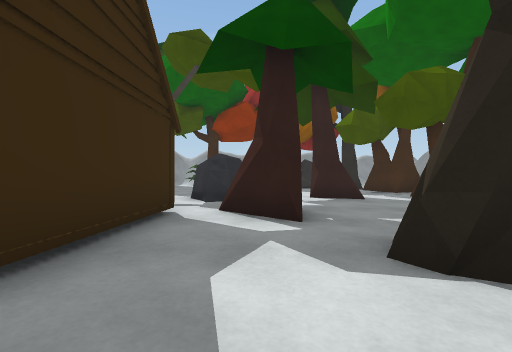
[1] (above)

16 first-person views from a walk through a 3-D level made in the Unity game engine. The camera is 1.2 m above the floor, looks level and sees 90° across. The floor is counted in squares, 2 m on a side. Each view is taken from the middle of a square. On the plan, view 1 faces up. The plan holds only what a view shows up to about 9 squares ahead; the rest is blank. The place goes on beyond the plan. The player is left out. Some surface patterns are stand-ins.

[2]
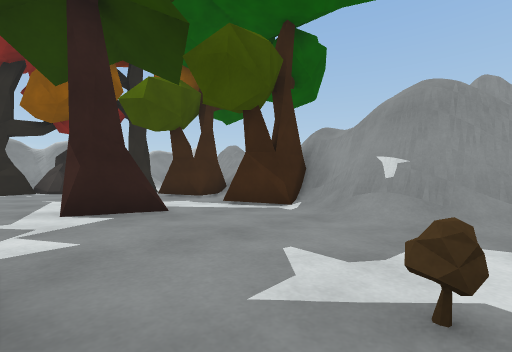

[3]
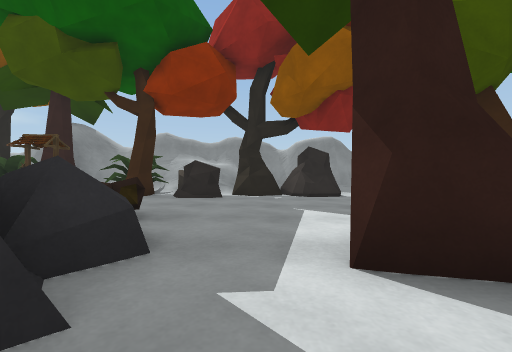

[4]
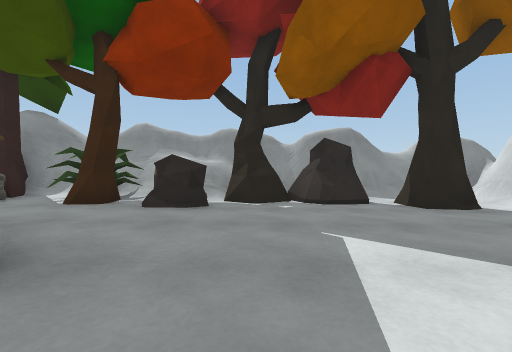

[5]
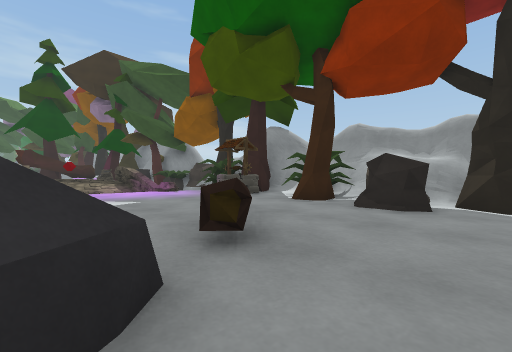

[6]
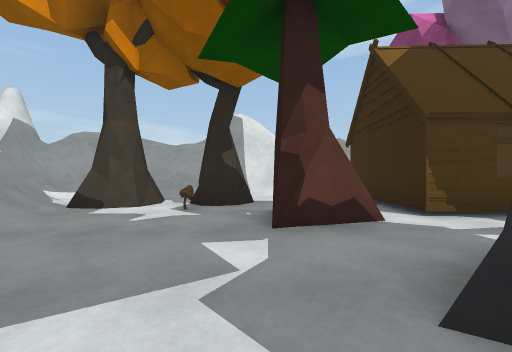

[7]
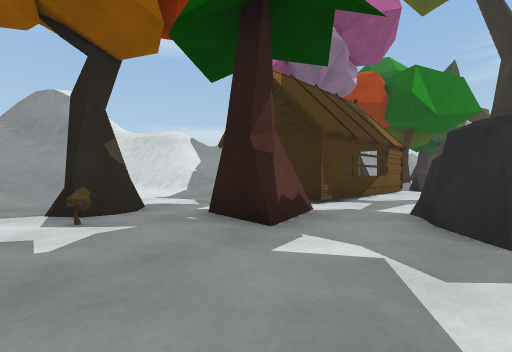

[8]
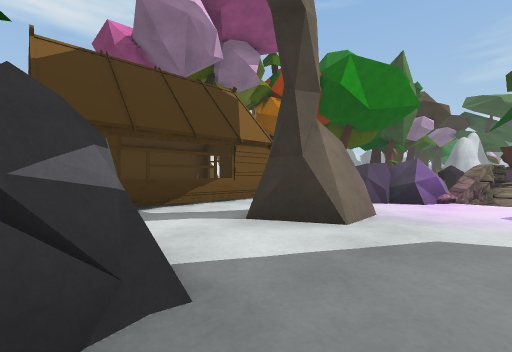

[9]
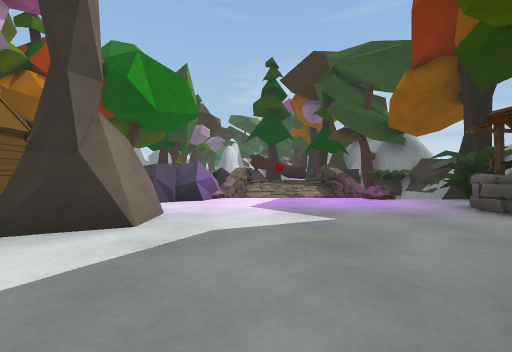

[10]
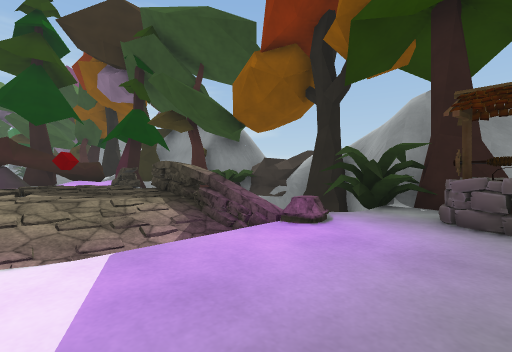

[11]
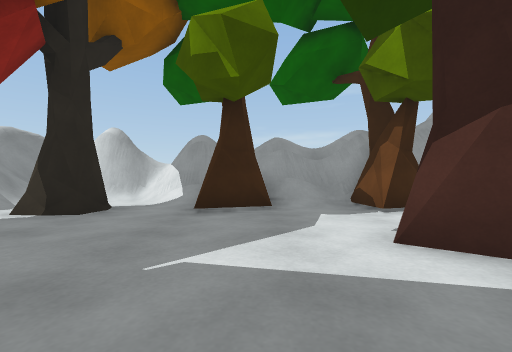

[12]
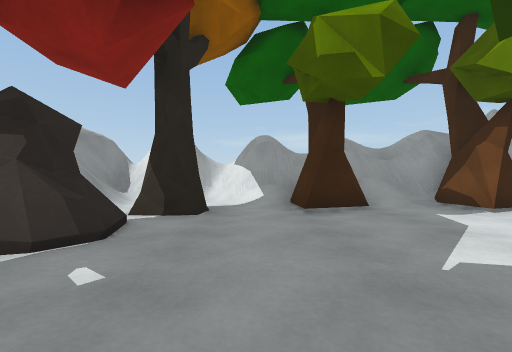

[13]
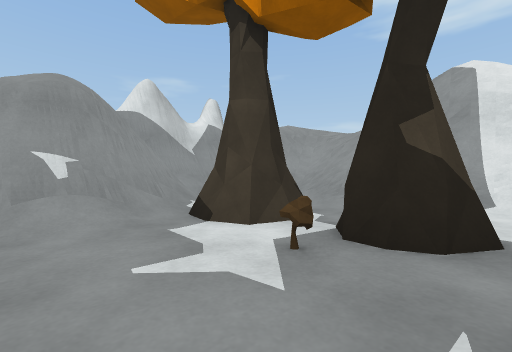

[14]
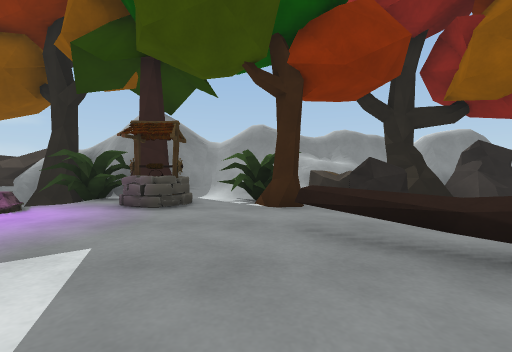

[15]
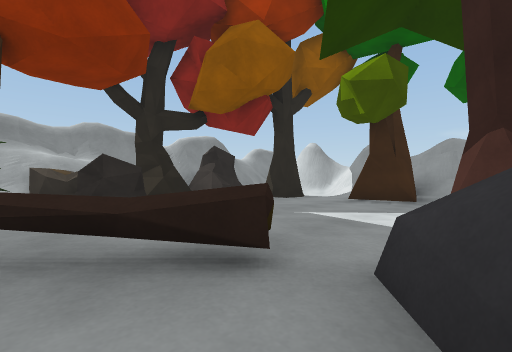

[16]
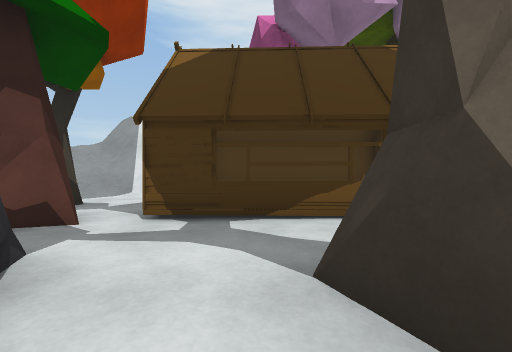

### Floor plan
Key: @ floor where view 1 was taken; # wall or solid block; x gap in a wall; . main floor; : floor 0.25 m higher than the main floor; - floor 0.25 m lower than the main floor; + floor 0.5 m higher than the main floor; * floor 2.75 m higher than the main floor; % floor 3 m higher than the main floor; & floor 3.25 m higher than the main floor; / step, stairs or slope; = window, fence, low wall or low ledge; ≈ water the walk keeps out of; ^ raised ledge; v drop or lower ground; C cabin; M mushroom; B boulder; P plant; W well; R rock; O other object.
Columns run from 10 left of view 1 to 9 right of it. Each row starts with its distance up from view 1.
 16 B##################
 15 v v##//P/###B#///##
 14   PPOO.#/O##BB-#-/#
 13    ..W.#xBB..----/#
 12  ≈≈=.........---/##
 11 ##=/....O....--###
 10  +-:....OO...--##=*
  9 ≈#=:.........---/=&
  8  ≈BB.....#^.OO--/=%
  7   BRR##..##..--##v
  6    R  .......---#=
  5    R......O..--/##=
  4     CCCCCCO..--/#
  3     C   CC..M-//#=##
  2     C   C...#-#//==#
  1     #CCCC...--/  /##
  0         ##@.///- /##
 -1         ###########

Positions as (right, up) in squares from view 1, and headings:
1: (0, 0), facing up
2: (1, 3), facing up-right
3: (1, 6), facing up
4: (1, 8), facing up
5: (1, 8), facing up-left
6: (1, 8), facing down
7: (3, 7), facing down-left
8: (-1, 9), facing down-left
9: (-1, 9), facing left
10: (-5, 9), facing up-left
11: (0, 10), facing right
12: (0, 12), facing right
13: (1, 5), facing down-right
14: (-3, 8), facing up
15: (-2, 8), facing up-right
16: (-3, 8), facing down
